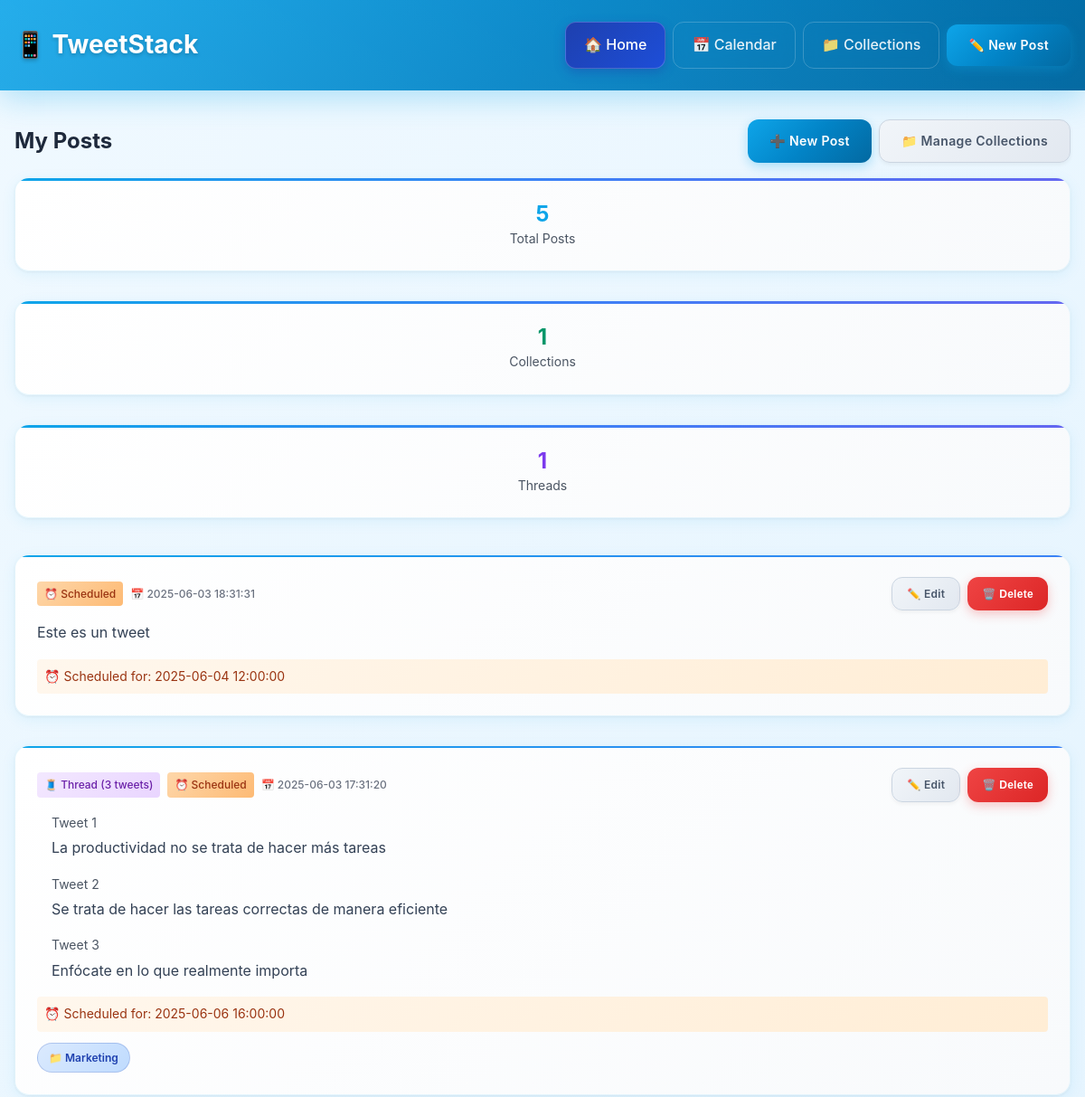
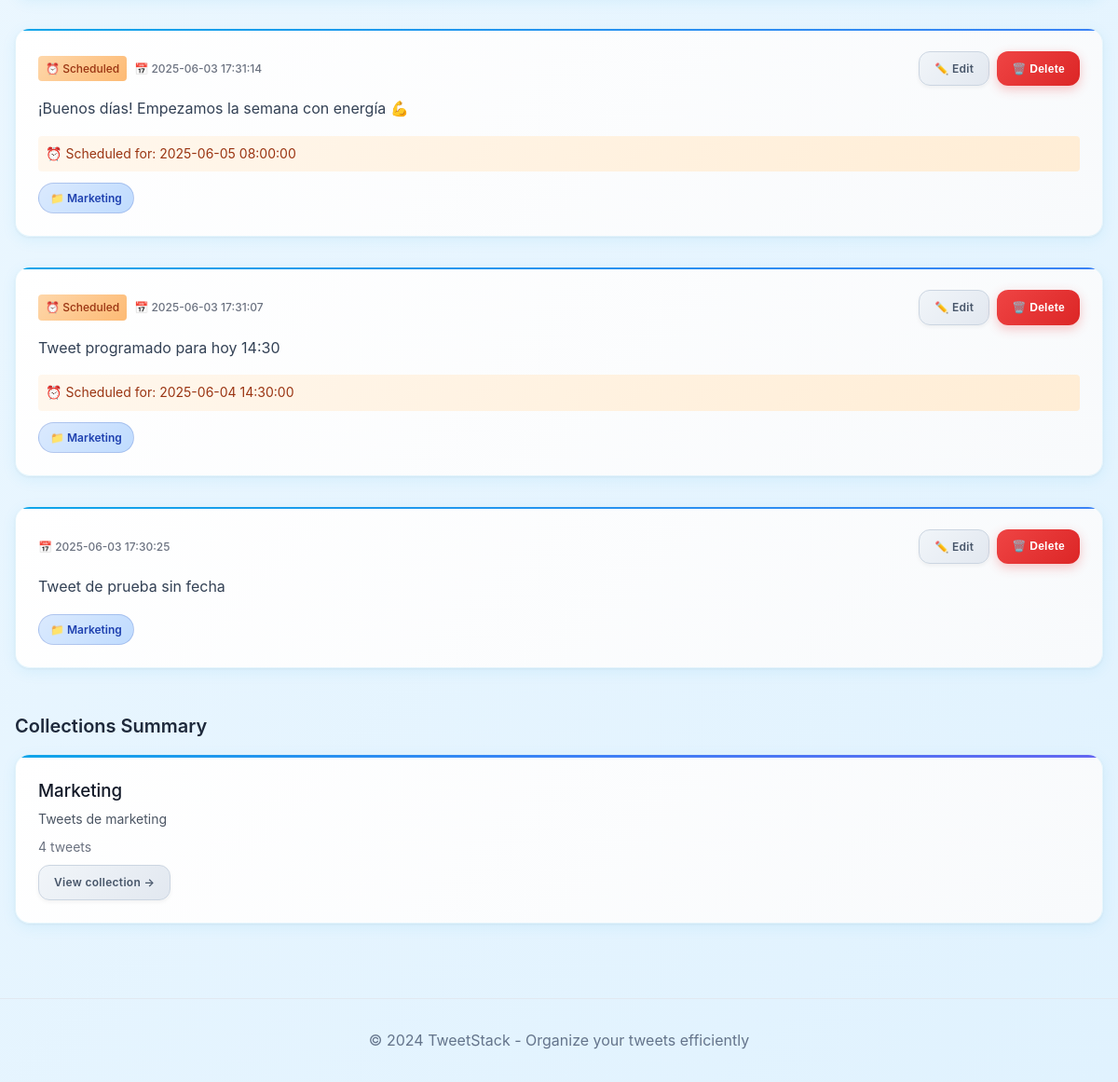
Before: / with the older database file (2 pictures, top to bottom).
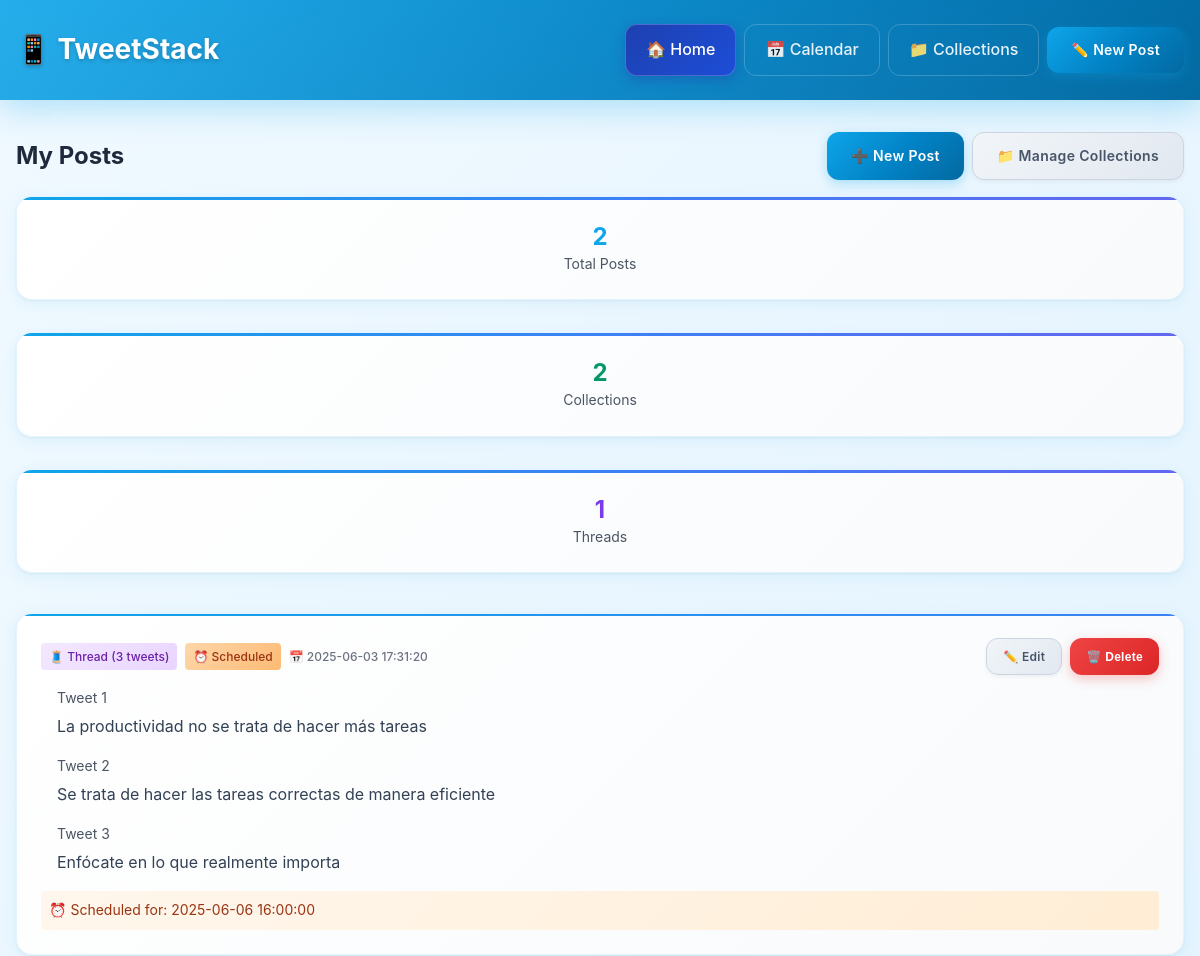
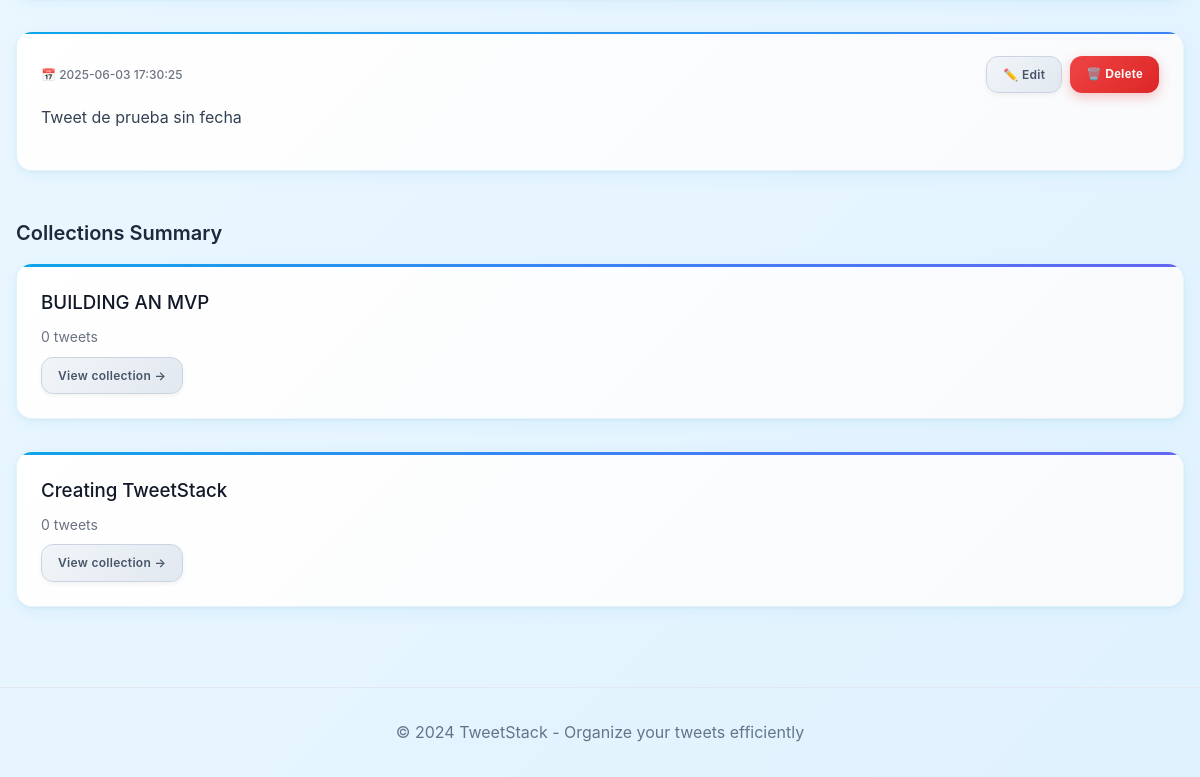
After: the same page with the newer database file (2 pictures, top to bottom).
### main_jinja.py (models this page shows)
class Tweet(Base):
    __tablename__ = "tweets"
    id = Column(Integer, primary_key=True, index=True)
    user_id = Column(String, index=True)
    content = Column(Text)
    media_path = Column(String)
    media_type = Column(String)
    is_thread = Column(Boolean, default=False)
    thread_tweets_json = Column(Text)
    scheduled_date = Column(DateTime)
    created_at = Column(DateTime, default=func.now())
    updated_at = Column(DateTime, default=func.now(), onupdate=func.now())
    collections = relationship("Collection", secondary=tweet_collections, back_populates="tweets")

class Collection(Base):
    __tablename__ = "collections"
    id = Column(Integer, primary_key=True, index=True)
    name = Column(String, index=True)
    description = Column(Text)
    user_id = Column(String, index=True)
    created_at = Column(DateTime, default=func.now())
    updated_at = Column(DateTime, default=func.now(), onupdate=func.now())
    tweets = relationship("Tweet", secondary=tweet_collections, back_populates="collections")

### main_jinja.py (the view)
@app.get("/", response_class=HTMLResponse)
def home(request: Request, collection: Optional[int] = None, db: Session = Depends(get_db)):
    user_id = DEMO_USER_ID  # Using demo user for development
    tweets_query = db.query(Tweet).filter(Tweet.user_id == user_id)
    current_collection = None
    if collection:
        current_collection = db.query(Collection).filter(
            Collection.id == collection,
            Collection.user_id == user_id
        ).first()
        if current_collection:
            tweets_query = tweets_query.filter(Tweet.collections.any(Collection.id == collection))
    tweets = tweets_query.order_by(Tweet.created_at.desc()).all()
    collections = db.query(Collection).filter(Collection.user_id == user_id).order_by(Collection.name).all()
    tweets_data = [format_tweet_response(tweet, db) for tweet in tweets]
    collections_data = [format_collection_response(collection_obj, db) for collection_obj in collections]
    return templates.TemplateResponse("index.html", {
        "request": request,
        "tweets": tweets_data,
        "collections": collections_data,
        "current_collection": current_collection,
        "user_id": user_id
    })

### templates/index.html (shortened to what this page needs)
{% extends "base.html" %} {% block title %}Home - TweetStack{% endblock %} {%
block content %}
<div class="flex justify-between items-center mb-4">
    <h1 class="text-2xl font-bold">My Posts</h1>
    <div class="flex gap-2">
        <a href="/editor" class="btn btn-primary"> ➕ New Post </a>
        <a href="/collections" class="btn btn-secondary">
            📁 Manage Collections
        </a>
    </div>
</div>
<div class="grid grid-cols-1 md:grid-cols-3 gap-4 mb-6">
    <div class="card">
        <div class="card-content">
            <div class="text-center">
                <div class="text-2xl font-bold text-blue-600">
                    {{ tweets|length }}
                </div>
                <div class="text-sm text-gray-600">Total Posts</div>
            </div>
        </div>
    </div>
    <div class="card">
        <div class="card-content">
            <div class="text-center">
                <div class="text-2xl font-bold text-green-600">
                    {{ collections|length }}
                </div>
                <div class="text-sm text-gray-600">Collections</div>
            </div>
        </div>
    </div>
    <div class="card">
        <div class="card-content">
            <div class="text-center">
                <div class="text-2xl font-bold text-purple-600">
                    {{ tweets|selectattr('is_thread')|list|length }}
                </div>
                <div class="text-sm text-gray-600">Threads</div>
            </div>
        </div>
    </div>
</div>
{% if tweets %}
<div class="grid grid-cols-1 gap-4">
    {% for tweet in tweets %}
    <div class="card tweet-card">
        <div class="card-content">
            <div class="tweet-header">
                <div class="tweet-meta">
                    {% if tweet.is_thread %}
                    <span
                        class="bg-purple-100 text-purple-800 px-2 py-1 rounded text-xs font-medium"
                    >
                        🧵 Thread ({{ tweet.thread_tweets|length }} tweets)
                    </span>
                    {% endif %} {% if tweet.scheduled_date %}
                    <span
                        class="bg-orange-100 text-orange-800 px-2 py-1 rounded text-xs font-medium"
                    >
                        ⏰ Scheduled
                    </span>
                    {% endif %}
                    <span class="text-gray-500">
                        📅 {{ tweet.created_at[:19]|replace('T', ' ') }}
                    </span>
                </div>
                <div class="tweet-actions">
                    <a
                        href="/editor?tweet_id={{ tweet.id }}"
                        class="btn btn-secondary btn-sm"
                    >
                        ✏️ Edit
                    </a>
                    <button
                        data-tweet-id="{{ tweet.id }}"
                        onclick="deleteTweetAction(this.dataset.tweetId)"
                        class="btn btn-danger btn-sm"
                    >
                        🗑️ Delete
                    </button>
                </div>
            </div>
            {% if tweet.is_thread %}
            <div class="space-y-3">
                {% for thread_tweet in tweet.thread_tweets %}
                <div class="border-l-4 border-purple-400 pl-4">
                    <div class="text-sm text-gray-600 mb-1">
                        Tweet {{ loop.index }}
                    </div>
                    <div class="tweet-content">{{ thread_tweet.content }}</div>
                </div>
                {% endfor %}
            </div>
            {% else %}
            <div class="tweet-content">{{ tweet.content }}</div>
             {% endif %}
            {% if tweet.scheduled_date %}
            <div class="mt-3 p-2 bg-orange-50 border border-orange-200 rounded">
                <div class="text-sm text-orange-800">
                    ⏰ Scheduled for: {{ tweet.scheduled_date[:19]|replace('T',
                    ' ') }}
                </div>
            </div>
            {% endif %}
            {% if tweet.collections %}
            <div class="tweet-collections">
                {% for collection in tweet.collections %}
                <span class="collection-tag"> 📁 {{ collection.name }} </span>
                {% endfor %}
            </div>
            {% endif %}
        </div>
    </div>
    {% endfor %}
</div>
{% endif %}
{% if collections %}
<div class="mt-8">
    <h2 class="text-xl font-semibold mb-4">Collections Summary</h2>
    <div class="grid grid-cols-1 md:grid-cols-2 lg:grid-cols-3 gap-4">
        {% for collection in collections %}
        <div class="card">
            <div class="card-content">
                <h3 class="font-medium text-gray-900">{{ collection.name }}</h3>
                {% if collection.description %}
                <p class="text-sm text-gray-600 mt-1">
                    {{ collection.description }}
                </p>
                {% endif %}
                <div class="mt-2 text-sm text-gray-500">
                    {{ collection.tweet_count }} tweets
                </div>
                <a href="/collections" class="btn btn-secondary btn-sm mt-2">
                    View collection →
                </a>
            </div>
        </div>
        {% endfor %}
    </div>
</div>
{% endif %} {% endblock %}

### templates/base.html (shortened to what this page needs)
<!DOCTYPE html>
<html lang="en">
    <head>
        <link
            rel="stylesheet"
            href="{{ url_for('static', path='css/main.css') }}"
        />
    </head>
    <body>
        <header class="header">
            <div class="container">
                <div class="header-content">
                    <a href="/" class="logo">📱 TweetStack</a>
                    <nav class="nav">
                        <a
                            href="/"
                            class="nav-link {% if request.url.path == '/' %}active{% endif %}"
                        >
                            🏠 Home
                        </a>
                        <a
                            href="/calendar"
                            class="nav-link {% if request.url.path == '/calendar' %}active{% endif %}"
                        >
                            📅 Calendar
                        </a>
                        <a
                            href="/collections"
                            class="nav-link {% if request.url.path == '/collections' %}active{% endif %}"
                        >
                            📁 Collections
                        </a>
                        <a href="/editor" class="btn btn-primary">
                            ✏️ New Post
                        </a>
                    </nav>
                </div>
            </div>
        </header>
        <main class="container">{% block content %}{% endblock %}</main>
        <footer
            style="
                margin-top: 4rem;
                padding: 2rem 0;
                border-top: 1px solid #e2e8f0;
                text-align: center;
                color: #64748b;
            "
        >
            <div class="container">
                <p>&copy; 2024 TweetStack - Organize your tweets efficiently</p>
            </div>
        </footer>
    </body>
</html>

Changed rows visible on the page:
removed Tweet: shows "⏰ Scheduled", created_at "2025-06-03 18:31:31", content "Este es un tweet", scheduled_date "2025-06-04 12:00:00"
removed Collection: name "Marketing", description "Tweets de marketing", tweet_count "4"
removed Tweet: shows "⏰ Scheduled", created_at "2025-06-03 17:31:14", content "¡Buenos días! Empezamos la semana con energía 💪", scheduled_date "2025-06-05 08:00:00"
removed Tweet: shows "⏰ Scheduled", created_at "2025-06-03 17:31:07", content "Tweet programado para hoy 14:30", scheduled_date "2025-06-04 14:30:00"
added Collection: name "BUILDING AN MVP", tweet_count "0", shown under "Collections Summary"
added Collection: name "Creating TweetStack", tweet_count "0", shown under "Collections Summary"
Other visible differences:
{{ tweets|length }}: "5" → "2"
{{ collections|length }}: "1" → "2"
